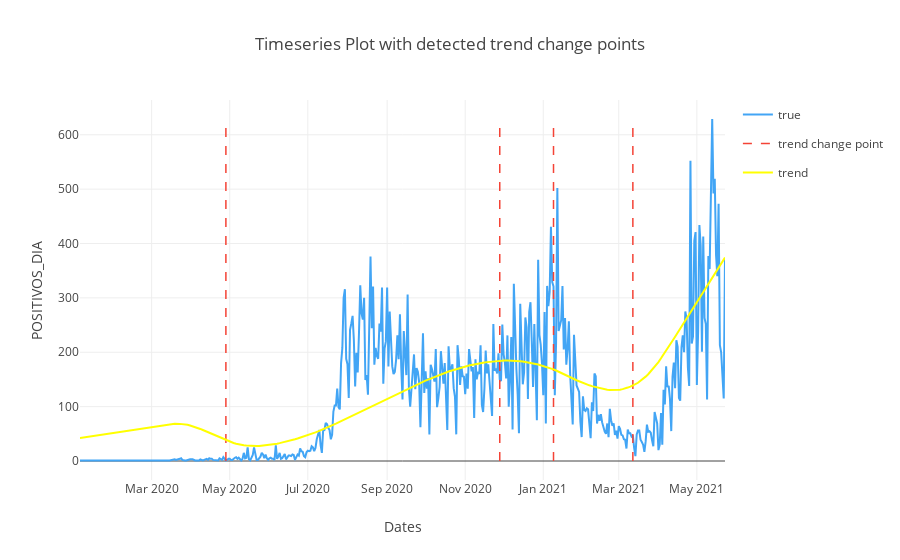

Notebook code cell kept with this figure:
### Code cell
model = ChangepointDetector()
res = model.find_trend_changepoints(
     df=df,            # data df
     time_col="DIA",    # time column name
     value_col="POSITIVOS_DIA",
     adaptive_lasso_initial_estimator='ridge', # ols, ridge and lasso 
     regularization_strength=0.4,# 0 - 1
     resample_freq="2D",
     no_changepoint_proportion_from_end=0.1) # no saque cambios en el ultimo 20 porciento de la info

fig = model.plot(plot=False,# plot = False returns a plotly figure object.
                 )  
plotly.io.show(fig)
fig.show(renderer="colab")

### Figure 1 — Plotly figure (JSON) as saved in the notebook; plotly's stock layout.template omitted (floating-point values rounded to 4 significant figures; data arrays with more than 128 entries replaced by an {"elided": "..."} marker saying what was removed)
{"data": [{"opacity": 1, "uid": "c7a81388-1ba0-4749-924f-292cc5ef80fe", "mode": "lines", "y": {"elided": "429 int values"}, "x": {"elided": "429 str values"}, "line": {"color": "#42A5F5"}, "type": "scatter", "name": "true"}, {"opacity": 1, "showlegend": true, "legendgroup": "trend", "name": "trend change point", "mode": "lines", "y": [0, 629], "x": ["2020-04-28", "2020-04-28"], "line": {"color": "#F44336", "dash": "dash", "width": 1.5}, "type": "scatter", "uid": "b1c37067-e330-4d18-8701-596f74aba9af"}, {"opacity": 1, "showlegend": false, "legendgroup": "trend", "name": "trend change point", "mode": "lines", "y": [0, 629], "x": ["2020-11-28", "2020-11-28"], "line": {"color": "#F44336", "dash": "dash", "width": 1.5}, "type": "scatter", "uid": "a1f795ea-3cf8-4812-9ddf-b205f8f22822"}, {"opacity": 1, "showlegend": false, "legendgroup": "trend", "name": "trend change point", "mode": "lines", "y": [0, 629], "x": ["2021-01-09", "2021-01-09"], "line": {"color": "#F44336", "dash": "dash", "width": 1.5}, "type": "scatter", "uid": "947cf08c-a556-42b5-9aae-a3559ede0e94"}, {"opacity": 1, "showlegend": false, "legendgroup": "trend", "name": "trend change point", "mode": "lines", "y": [0, 629], "x": ["2021-03-12", "2021-03-12"], "line": {"color": "#F44336", "dash": "dash", "width": 1.5}, "type": "scatter", "uid": "c950339d-02a6-4c8d-bfb9-d7976f331a58"}, {"opacity": 1, "showlegend": true, "name": "trend", "mode": "lines", "y": {"elided": "219 float values"}, "x": {"elided": "219 str values"}, "line": {"color": "#FFFF00", "width": 2}, "type": "scatter", "uid": "28616c07-08a7-45ae-80eb-8f3bd841257d"}], "layout": {"yaxis": {"title": {"text": "POSITIVOS_DIA"}}, "xaxis": {"title": {"text": "Dates"}}, "title": {"text": "Timeseries Plot with detected trend change points"}}}
